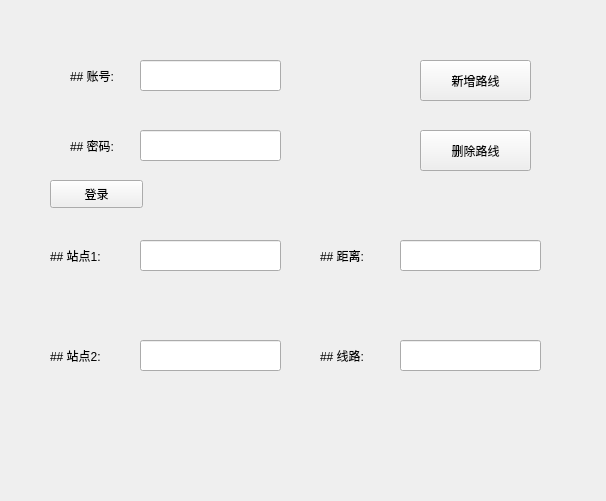
<?xml version="1.0" encoding="UTF-8"?>
<ui version="4.0">
 <class>Administrator</class>
 <widget class="QMainWindow" name="Administrator">
  <property name="geometry">
   <rect>
    <x>0</x>
    <y>0</y>
    <width>606</width>
    <height>501</height>
   </rect>
  </property>
  <property name="windowTitle">
   <string>MainWindow</string>
  </property>
  <widget class="QWidget" name="centralwidget">
   <widget class="QLineEdit" name="accountNumber">
    <property name="geometry">
     <rect>
      <x>140</x>
      <y>60</y>
      <width>141</width>
      <height>31</height>
     </rect>
    </property>
   </widget>
   <widget class="QLineEdit" name="accountPassword">
    <property name="geometry">
     <rect>
      <x>140</x>
      <y>130</y>
      <width>141</width>
      <height>31</height>
     </rect>
    </property>
   </widget>
   <widget class="QLabel" name="label1">
    <property name="geometry">
     <rect>
      <x>70</x>
      <y>30</y>
      <width>101</width>
      <height>91</height>
     </rect>
    </property>
    <property name="text">
     <string>## 账号:</string>
    </property>
    <property name="textFormat">
     <enum>Qt::MarkdownText</enum>
    </property>
   </widget>
   <widget class="QLabel" name="label1_2">
    <property name="geometry">
     <rect>
      <x>70</x>
      <y>100</y>
      <width>101</width>
      <height>91</height>
     </rect>
    </property>
    <property name="text">
     <string>## 密码:</string>
    </property>
    <property name="textFormat">
     <enum>Qt::MarkdownText</enum>
    </property>
   </widget>
   <widget class="QLabel" name="label1_3">
    <property name="geometry">
     <rect>
      <x>50</x>
      <y>210</y>
      <width>101</width>
      <height>91</height>
     </rect>
    </property>
    <property name="text">
     <string>## 站点1:</string>
    </property>
    <property name="textFormat">
     <enum>Qt::MarkdownText</enum>
    </property>
   </widget>
   <widget class="QLabel" name="label1_4">
    <property name="geometry">
     <rect>
      <x>50</x>
      <y>310</y>
      <width>101</width>
      <height>91</height>
     </rect>
    </property>
    <property name="text">
     <string>## 站点2:</string>
    </property>
    <property name="textFormat">
     <enum>Qt::MarkdownText</enum>
    </property>
   </widget>
   <widget class="QLineEdit" name="Point1">
    <property name="geometry">
     <rect>
      <x>140</x>
      <y>240</y>
      <width>141</width>
      <height>31</height>
     </rect>
    </property>
    <property name="text">
     <string/>
    </property>
   </widget>
   <widget class="QLineEdit" name="Point2">
    <property name="geometry">
     <rect>
      <x>140</x>
      <y>340</y>
      <width>141</width>
      <height>31</height>
     </rect>
    </property>
    <property name="text">
     <string/>
    </property>
   </widget>
   <widget class="QPushButton" name="login">
    <property name="geometry">
     <rect>
      <x>50</x>
      <y>180</y>
      <width>93</width>
      <height>28</height>
     </rect>
    </property>
    <property name="text">
     <string>登录</string>
    </property>
   </widget>
   <widget class="QLabel" name="label1_5">
    <property name="geometry">
     <rect>
      <x>320</x>
      <y>210</y>
      <width>101</width>
      <height>91</height>
     </rect>
    </property>
    <property name="text">
     <string>## 距离:</string>
    </property>
    <property name="textFormat">
     <enum>Qt::MarkdownText</enum>
    </property>
   </widget>
   <widget class="QLabel" name="label1_6">
    <property name="geometry">
     <rect>
      <x>320</x>
      <y>310</y>
      <width>101</width>
      <height>91</height>
     </rect>
    </property>
    <property name="text">
     <string>## 线路:</string>
    </property>
    <property name="textFormat">
     <enum>Qt::MarkdownText</enum>
    </property>
   </widget>
   <widget class="QLineEdit" name="distance">
    <property name="geometry">
     <rect>
      <x>400</x>
      <y>240</y>
      <width>141</width>
      <height>31</height>
     </rect>
    </property>
    <property name="text">
     <string/>
    </property>
   </widget>
   <widget class="QLineEdit" name="line">
    <property name="geometry">
     <rect>
      <x>400</x>
      <y>340</y>
      <width>141</width>
      <height>31</height>
     </rect>
    </property>
    <property name="text">
     <string/>
    </property>
   </widget>
   <widget class="QPushButton" name="addNewLine">
    <property name="geometry">
     <rect>
      <x>420</x>
      <y>60</y>
      <width>111</width>
      <height>41</height>
     </rect>
    </property>
    <property name="text">
     <string>新增路线</string>
    </property>
   </widget>
   <widget class="QPushButton" name="destory">
    <property name="geometry">
     <rect>
      <x>420</x>
      <y>130</y>
      <width>111</width>
      <height>41</height>
     </rect>
    </property>
    <property name="text">
     <string>删除路线</string>
    </property>
   </widget>
   <widget class="QLabel" name="success">
    <property name="geometry">
     <rect>
      <x>170</x>
      <y>180</y>
      <width>101</width>
      <height>31</height>
     </rect>
    </property>
    <property name="text">
     <string/>
    </property>
   </widget>
  </widget>
 </widget>
 <resources/>
 <connections/>
</ui>
